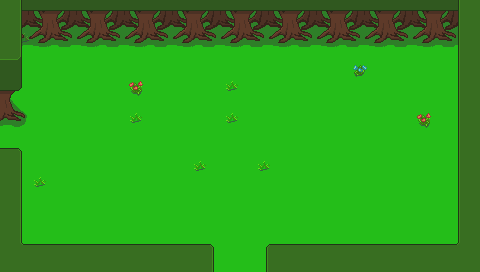

This game map was drawn from its Tiled (.tmx) file and the tilesets committed beside it. A one-line description and the full map source follow:
An orthogonal 30x17 tile map with 16x16 px tiles, 3 tile layers (Base, Ground, Upper) and 3 objects (2x Entrance, ResourceSpawn).

<map version="1.2" tiledversion="1.3.3" orientation="orthogonal" renderorder="right-down" width="30" height="17" tilewidth="16" tileheight="16" infinite="0" nextlayerid="22" nextobjectid="49">
 <properties>
  <property name="ActiveSpawn" type="int" value="0" />
  <property name="Dungeon" value="Forest" />
  <property name="Outside" type="bool" value="false" />
  <property name="ResourcesMinMax" value="30-60" />
 </properties>
 <tileset firstgid="1" source="tilesetManorGrounds.tsx" />
 <layer id="19" name="Base" width="30" height="17">
  <data encoding="csv">
246,289,289,27,27,205,27,289,27,289,283,289,27,289,283,289,27,27,205,205,205,289,289,27,205,205,289,289,205,246,
246,27,289,289,205,289,27,205,205,289,27,27,205,205,27,289,27,289,289,27,27,205,289,27,205,27,289,205,27,246,
246,283,27,27,27,205,205,205,205,289,289,205,205,27,289,27,289,27,205,289,27,205,27,27,205,27,289,27,205,246,
246,27,289,27,27,27,27,289,289,205,205,289,205,205,205,289,205,27,289,289,205,27,205,205,27,27,289,27,27,246,
246,27,27,27,27,27,27,27,289,205,205,289,289,27,205,289,205,27,27,27,205,205,36,27,27,289,27,289,27,246,
289,27,289,205,289,27,205,289,77,27,289,205,205,205,283,289,289,27,289,289,27,289,205,27,205,289,27,27,205,205,
205,27,289,205,27,27,27,289,27,27,27,27,205,289,27,289,289,205,205,289,205,205,27,27,205,289,205,289,27,27,
27,289,289,27,27,289,289,289,283,205,289,27,205,205,283,289,205,205,205,205,27,205,27,205,27,27,77,27,289,289,
205,205,205,27,27,27,27,289,289,27,205,205,205,27,205,27,27,205,27,289,289,205,27,289,27,289,27,205,289,36,
289,27,205,27,289,205,27,27,205,205,289,205,289,205,289,289,289,27,205,205,289,289,27,289,205,27,27,289,27,27,
246,27,205,205,27,289,27,205,27,205,205,205,283,205,289,27,283,205,205,27,205,205,289,289,205,27,27,27,27,246,
246,27,283,289,205,289,27,27,289,27,289,205,27,27,289,205,27,205,27,289,27,27,205,27,289,205,205,27,27,246,
246,27,27,289,205,289,289,289,289,27,205,289,289,27,27,205,27,205,289,27,27,27,205,27,289,289,27,27,27,246,
246,27,205,289,27,27,205,205,27,27,289,289,289,289,289,289,205,289,205,205,27,205,205,205,27,289,289,205,27,246,
246,27,27,289,289,27,27,205,289,205,205,205,289,289,205,205,27,205,27,289,27,205,27,289,27,205,27,289,27,246,
246,27,289,205,27,289,27,27,289,205,289,289,289,289,27,289,27,205,205,27,205,289,205,205,27,289,27,289,27,246,
246,246,246,246,246,246,246,246,246,246,246,246,246,27,289,27,27,246,246,246,246,246,246,246,246,246,246,246,246,246
</data>
 </layer>
 <layer id="20" name="Ground" width="30" height="17">
  <data encoding="csv">
41,222,223,221,222,223,221,222,223,221,222,223,221,222,223,221,222,223,221,222,223,221,222,223,221,222,223,221,222,41,
41,247,248,246,247,248,246,247,248,246,247,248,246,247,248,246,247,248,246,247,248,246,247,248,246,247,248,246,247,41,
41,272,273,271,272,273,271,272,273,271,272,273,271,272,273,271,272,273,271,272,273,271,272,273,271,272,273,271,272,41,
66,67,0,0,0,0,0,0,0,0,0,0,0,0,0,0,0,0,0,0,0,0,0,0,0,0,0,0,40,41,
44,200,0,0,0,0,0,0,0,0,0,0,0,0,0,0,0,0,0,0,0,0,0,0,0,0,0,0,40,41,
224,225,0,0,0,0,0,0,0,0,0,0,0,0,0,0,0,0,0,0,0,0,0,0,0,0,0,0,40,41,
249,250,0,0,0,0,0,0,0,0,0,0,0,0,0,0,0,0,0,0,0,0,0,0,0,0,0,0,40,41,
274,275,0,0,0,0,0,0,0,0,0,0,0,0,0,0,0,0,0,0,0,0,0,0,0,0,0,0,40,41,
0,0,0,0,0,0,0,0,0,0,0,0,0,0,0,0,0,0,0,0,0,0,0,0,0,0,0,0,40,41,
0,0,0,0,0,0,0,0,0,0,0,0,0,0,0,0,0,0,0,0,0,0,0,0,0,0,0,0,40,41,
41,42,0,0,0,0,0,0,0,0,0,0,0,0,0,0,0,0,0,0,0,0,0,0,0,0,0,0,40,41,
41,42,0,0,0,0,0,0,0,0,0,0,0,0,0,0,0,0,0,0,0,0,0,0,0,0,0,0,40,41,
41,42,0,0,0,0,0,0,0,0,0,0,0,0,0,0,0,0,0,0,0,0,0,0,0,0,0,0,40,41,
41,42,0,0,0,0,0,0,0,0,0,0,0,0,0,0,0,0,0,0,0,0,0,0,0,0,0,0,40,41,
41,42,0,0,0,0,0,0,0,0,0,0,0,0,0,0,0,0,0,0,0,0,0,0,0,0,0,0,40,41,
41,93,0,0,0,0,0,0,0,0,0,0,0,0,0,0,0,0,0,0,0,0,0,0,0,0,0,0,95,41,
41,41,41,41,41,41,41,41,41,41,41,41,41,42,0,0,40,41,41,41,41,41,41,41,41,41,41,41,41,41
</data>
 </layer>
 <layer id="21" name="Upper" width="30" height="17">
  <data encoding="csv">
0,42,0,0,0,0,0,0,0,0,0,0,0,0,0,0,0,0,0,0,0,0,0,0,0,0,0,0,40,0,
0,42,0,0,0,0,0,0,0,0,0,0,0,0,0,0,0,0,0,0,0,0,0,0,0,0,0,0,40,0,
0,42,0,0,0,0,0,0,0,0,0,0,0,0,0,0,0,0,0,0,0,0,0,0,0,0,0,0,40,0,
0,0,0,0,0,0,0,0,0,0,0,0,0,0,0,0,0,0,0,0,0,0,0,0,0,0,0,0,0,0,
0,0,0,0,0,0,0,0,0,0,0,0,0,0,0,0,0,0,0,0,0,0,0,0,0,0,0,0,0,0,
0,0,0,0,0,0,0,0,0,0,0,0,0,0,0,0,0,0,0,0,0,0,0,0,0,0,0,0,0,0,
0,0,0,0,0,0,0,0,0,0,0,0,0,0,0,0,0,0,0,0,0,0,0,0,0,0,0,0,0,0,
0,0,0,0,0,0,0,0,0,0,0,0,0,0,0,0,0,0,0,0,0,0,0,0,0,0,0,0,0,0,
0,0,0,0,0,0,0,0,0,0,0,0,0,0,0,0,0,0,0,0,0,0,0,0,0,0,0,0,0,0,
16,17,0,0,0,0,0,0,0,0,0,0,0,0,0,0,0,0,0,0,0,0,0,0,0,0,0,0,0,0,
0,0,0,0,0,0,0,0,0,0,0,0,0,0,0,0,0,0,0,0,0,0,0,0,0,0,0,0,0,0,
0,0,0,0,0,0,0,0,0,0,0,0,0,0,0,0,0,0,0,0,0,0,0,0,0,0,0,0,0,0,
0,0,0,0,0,0,0,0,0,0,0,0,0,0,0,0,0,0,0,0,0,0,0,0,0,0,0,0,0,0,
0,0,0,0,0,0,0,0,0,0,0,0,0,0,0,0,0,0,0,0,0,0,0,0,0,0,0,0,0,0,
0,0,0,0,0,0,0,0,0,0,0,0,0,0,0,0,0,0,0,0,0,0,0,0,0,0,0,0,0,0,
0,0,16,16,16,16,16,16,16,16,16,16,16,17,0,0,15,16,16,16,16,16,16,16,16,16,16,16,0,0,
0,0,0,0,0,0,0,0,0,0,0,0,0,0,0,0,0,0,0,0,0,0,0,0,0,0,0,0,0,0
</data>
 </layer>
 <objectgroup id="4" name="Travel">
  <object id="47" name="Entrance" x="-0.0232237" y="124.774" width="7.11856" height="30.9797">
   <properties>
    <property name="EntranceDir" value="Right" />
    <property name="Map" value="mapForest_03" />
   </properties>
  </object>
  <object id="48" name="Entrance" x="217.444" y="262.68" width="41.3004" height="8.19178">
   <properties>
    <property name="EntranceDir" value="Up" />
    <property name="Map" value="mapForest_08" />
   </properties>
  </object>
 </objectgroup>
 <objectgroup id="5" name="MapObject">
  <object id="40" name="ResourceSpawn" x="96.2798" y="54.0405" width="124.333" height="96.333">
   <properties>
    <property name="Resources" value="0" />
   </properties>
  </object>
 </objectgroup>
 <objectgroup id="6" name="Character" />
</map>
